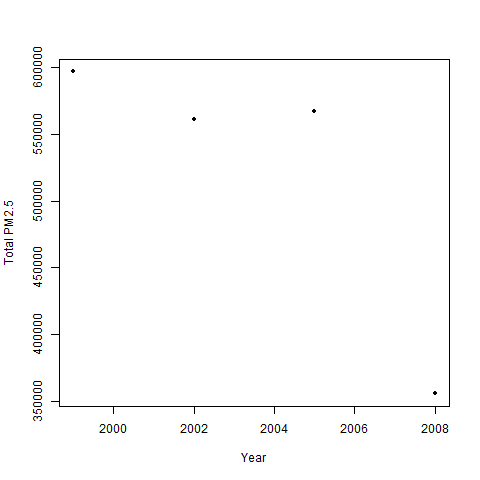

Write R code to recreate this figure.
g <- grep("Coal",SCCdf$Short.Name)
h <- SCCdf[g,]
library(data.table)
dtNEI <- data.table(NEIdf,key="SCC")
dtcoal <- data.table(h,key="SCC")
joindNC <- dtNEI[dtcoal]
result <- tapply(joindNC$Emissions,as.factor(joindNC$year),sum)
png(file="D:/DS/Project/exdata/plot4.png", width=480, height=480)
plot(names(result),result, xlab="Year",ylab="Total PM2.5",pch=20)
dev.off()


